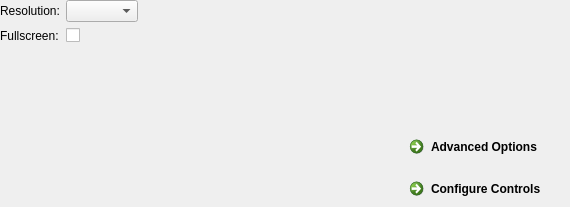
<?xml version="1.0" encoding="UTF-8"?>
<ui version="4.0">
 <class>ConfigWidget</class>
 <widget class="QWidget" name="ConfigWidget">
  <property name="geometry">
   <rect>
    <x>0</x>
    <y>0</y>
    <width>570</width>
    <height>207</height>
   </rect>
  </property>
  <property name="windowTitle">
   <string>Form</string>
  </property>
  <layout class="QHBoxLayout" name="horizontalLayout_3">
   <property name="margin">
    <number>0</number>
   </property>
   <item>
    <layout class="QFormLayout" name="formLayout">
     <item row="0" column="1">
      <widget class="QComboBox" name="resolutionCombo"/>
     </item>
     <item row="2" column="1">
      <widget class="QCheckBox" name="fullscreenCheck">
       <property name="text">
        <string/>
       </property>
      </widget>
     </item>
     <item row="0" column="0">
      <widget class="QLabel" name="label">
       <property name="text">
        <string>Resolution:</string>
       </property>
      </widget>
     </item>
     <item row="2" column="0">
      <widget class="QLabel" name="label_2">
       <property name="text">
        <string>Fullscreen:</string>
       </property>
      </widget>
     </item>
    </layout>
   </item>
   <item>
    <layout class="QVBoxLayout" name="verticalLayout">
     <item>
      <spacer name="verticalSpacer">
       <property name="orientation">
        <enum>Qt::Vertical</enum>
       </property>
       <property name="sizeHint" stdset="0">
        <size>
         <width>20</width>
         <height>40</height>
        </size>
       </property>
      </spacer>
     </item>
     <item>
      <layout class="QHBoxLayout" name="horizontalLayout_2">
       <item>
        <spacer name="horizontalSpacer_2">
         <property name="orientation">
          <enum>Qt::Horizontal</enum>
         </property>
         <property name="sizeHint" stdset="0">
          <size>
           <width>40</width>
           <height>20</height>
          </size>
         </property>
        </spacer>
       </item>
       <item>
        <widget class="QCommandLinkButton" name="advancedOptionsButton">
         <property name="text">
          <string>Advanced Options</string>
         </property>
        </widget>
       </item>
      </layout>
     </item>
     <item>
      <layout class="QHBoxLayout" name="horizontalLayout">
       <item>
        <spacer name="horizontalSpacer">
         <property name="orientation">
          <enum>Qt::Horizontal</enum>
         </property>
         <property name="sizeHint" stdset="0">
          <size>
           <width>40</width>
           <height>20</height>
          </size>
         </property>
        </spacer>
       </item>
       <item>
        <widget class="QCommandLinkButton" name="configureControlsButton">
         <property name="text">
          <string>Configure Controls</string>
         </property>
        </widget>
       </item>
      </layout>
     </item>
    </layout>
   </item>
  </layout>
 </widget>
 <resources/>
 <connections>
  <connection>
   <sender>advancedOptionsButton</sender>
   <signal>clicked()</signal>
   <receiver>ConfigWidget</receiver>
   <slot>showAdvancedOptions()</slot>
   <hints>
    <hint type="sourcelabel">
     <x>533</x>
     <y>148</y>
    </hint>
    <hint type="destinationlabel">
     <x>238</x>
     <y>-12</y>
    </hint>
   </hints>
  </connection>
  <connection>
   <sender>configureControlsButton</sender>
   <signal>clicked()</signal>
   <receiver>ConfigWidget</receiver>
   <slot>showControlOptions()</slot>
   <hints>
    <hint type="sourcelabel">
     <x>464</x>
     <y>191</y>
    </hint>
    <hint type="destinationlabel">
     <x>312</x>
     <y>-5</y>
    </hint>
   </hints>
  </connection>
 </connections>
 <slots>
  <slot>showAdvancedOptions()</slot>
  <slot>showControlOptions()</slot>
 </slots>
</ui>
